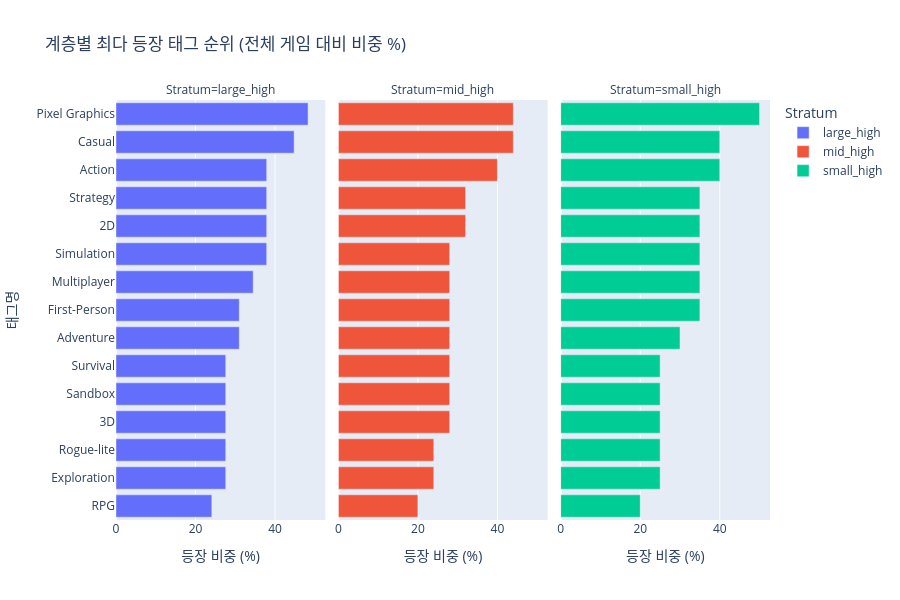

Source (notebook cell):
### Code cell
# 1. 분석할 계층 정의
strata_groups = ['large_high', 'mid_high', 'small_high']
top_n = 15

strata_top_tags = []

for s_name in strata_groups:
    s_df = df[df['stratum'] == s_name]
    total_s_games = len(s_df)
    
    s_counts = Counter()
    for tags in s_df['tags_dict']:
        for t in tags.keys():
            if t not in ['Indie', 'Singleplayer']:
                s_counts[t] += 1
                
    top_tags = s_counts.most_common(top_n)
    for tag, count in top_tags:
        strata_top_tags.append({
            'Stratum': s_name,
            'Tag': tag,
            'Count': count,
            'Ratio': round(count / total_s_games * 100, 1)
        })

df_strata_rank = pd.DataFrame(strata_top_tags)

fig_rank = px.bar(
    df_strata_rank, 
    x='Ratio', 
    y='Tag', 
    facet_col='Stratum',
    color='Stratum',
    orientation='h',
    title='계층별 최다 등장 태그 순위 (전체 게임 대비 비중 %)',
    labels={'Ratio': '등장 비중 (%)', 'Tag': '태그명'},
    height=600
)

fig_rank.update_yaxes(matches=None, categoryorder='total ascending')
fig_rank.show()

for s_name in strata_groups:
    print(f"\n[{s_name.upper()} 계층 Top {top_n} 태그]")
    temp = df_strata_rank[df_strata_rank['Stratum'] == s_name]
    print(temp[['Tag', 'Count', 'Ratio']].to_string(index=False))

### Figure 1 — Plotly figure (JSON) as saved in the notebook; plotly's stock layout.template omitted (floating-point values rounded to 4 significant figures)
{"data": [{"hovertemplate": "Stratum=large_high<br>등장 비중 (%)=%{x}<br>태그명=%{y}<extra></extra>", "legendgroup": "large_high", "marker": {"color": "#636efa", "pattern": {"shape": ""}}, "name": "large_high", "orientation": "h", "showlegend": true, "textposition": "auto", "type": "bar", "x": [48.3, 44.8, 37.9, 37.9, 37.9, 37.9, 34.5, 31.0, 31.0, 27.6, 27.6, 27.6, 27.6, 27.6, 24.1], "xaxis": "x", "y": ["Pixel Graphics", "Casual", "Simulation", "2D", "Strategy", "Action", "Multiplayer", "Adventure", "First-Person", "Exploration", "Rogue-lite", "3D", "Sandbox", "Survival", "RPG"], "yaxis": "y"}, {"hovertemplate": "Stratum=mid_high<br>등장 비중 (%)=%{x}<br>태그명=%{y}<extra></extra>", "legendgroup": "mid_high", "marker": {"color": "#EF553B", "pattern": {"shape": ""}}, "name": "mid_high", "orientation": "h", "showlegend": true, "textposition": "auto", "type": "bar", "x": [44.0, 44.0, 40.0, 32.0, 32.0, 28.0, 28.0, 28.0, 28.0, 28.0, 28.0, 28.0, 24.0, 24.0, 20.0], "xaxis": "x2", "y": ["Cute", "2D", "Action", "Adventure", "Strategy", "Exploration", "RPG", "Story Rich", "3D", "Simulation", "Rogue-lite", "Funny", "Choices Matter", "Rogue-like", "Puzzle"], "yaxis": "y2"}, {"hovertemplate": "Stratum=small_high<br>등장 비중 (%)=%{x}<br>태그명=%{y}<extra></extra>", "legendgroup": "small_high", "marker": {"color": "#00cc96", "pattern": {"shape": ""}}, "name": "small_high", "orientation": "h", "showlegend": true, "textposition": "auto", "type": "bar", "x": [50.0, 40.0, 40.0, 35.0, 35.0, 35.0, 35.0, 35.0, 30.0, 25.0, 25.0, 25.0, 25.0, 25.0, 20.0], "xaxis": "x3", "y": ["Adventure", "Early Access", "3D", "2D", "Simulation", "Action", "Casual", "Relaxing", "Exploration", "Strategy", "Realistic", "Story Rich", "RPG", "Retro", "First-Person"], "yaxis": "y3"}], "layout": {"annotations": [{"font": {}, "showarrow": false, "text": "Stratum=large_high", "x": 0.16, "xanchor": "center", "xref": "paper", "y": 1, "yanchor": "bottom", "yref": "paper"}, {"font": {}, "showarrow": false, "text": "Stratum=mid_high", "x": 0.5, "xanchor": "center", "xref": "paper", "y": 1, "yanchor": "bottom", "yref": "paper"}, {"font": {}, "showarrow": false, "text": "Stratum=small_high", "x": 0.84, "xanchor": "center", "xref": "paper", "y": 1, "yanchor": "bottom", "yref": "paper"}], "barmode": "relative", "height": 600, "legend": {"title": {"text": "Stratum"}, "tracegroupgap": 0}, "title": {"text": "계층별 최다 등장 태그 순위 (전체 게임 대비 비중 %)"}, "xaxis": {"anchor": "y", "domain": [0, 0.32], "title": {"text": "등장 비중 (%)"}}, "xaxis2": {"anchor": "y2", "domain": [0.34, 0.66], "matches": "x", "title": {"text": "등장 비중 (%)"}}, "xaxis3": {"anchor": "y3", "domain": [0.68, 1.0], "matches": "x", "title": {"text": "등장 비중 (%)"}}, "yaxis": {"anchor": "x", "categoryorder": "total ascending", "domain": [0, 1], "title": {"text": "태그명"}}, "yaxis2": {"anchor": "x2", "categoryorder": "total ascending", "domain": [0, 1], "showticklabels": false}, "yaxis3": {"anchor": "x3", "categoryorder": "total ascending", "domain": [0, 1], "showticklabels": false}}}
